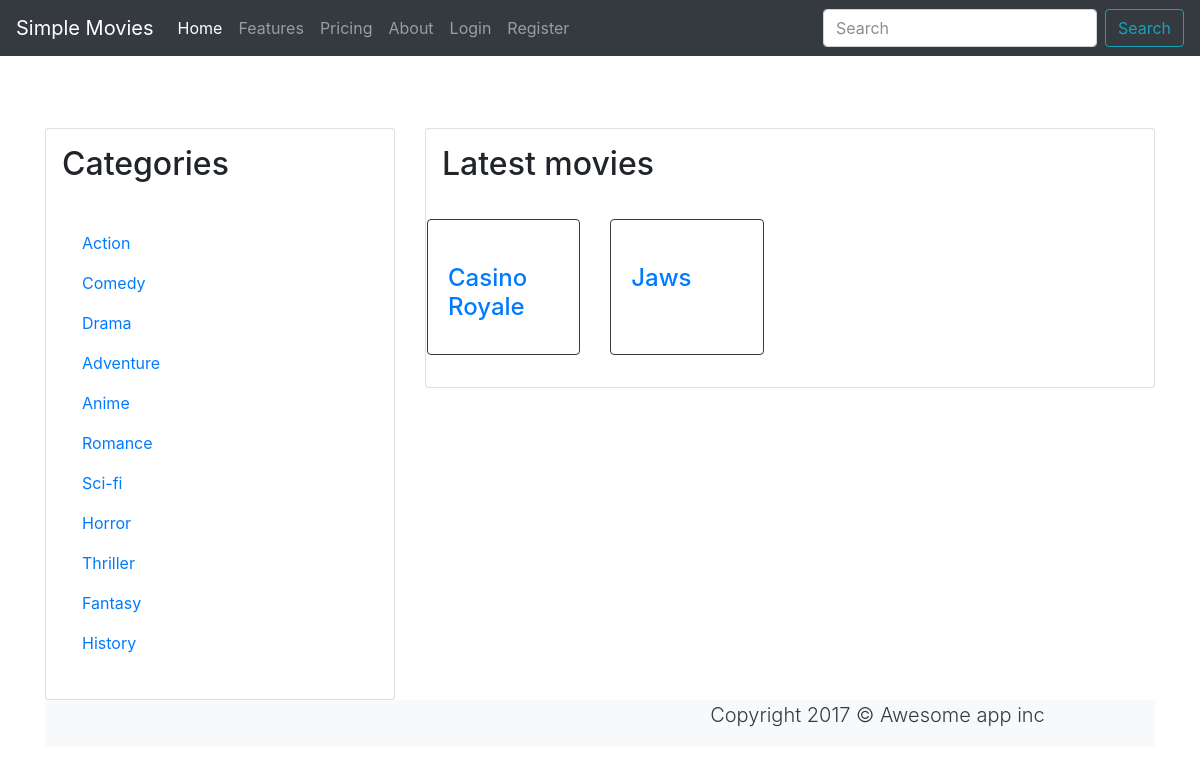
/movies.php?id=4, run on the app's committed database.
### tables this page shows
CREATE TABLE `zanr` (
  `id_zanr` int(11) NOT NULL,
  `nimetus` varchar(30) NOT NULL,
  `kirjeldus` text NOT NULL
);

CREATE TABLE `film` (
  `id_film` int(11) NOT NULL,
  `aasta` int(4) NOT NULL,
  `poster_link` text NOT NULL,
  `pealkiri` varchar(50) NOT NULL,
  `riik` varchar(30) NOT NULL,
  `rating` varchar(50) NOT NULL DEFAULT '0',
  `zanr_id` int(11) NOT NULL,
  `trailer_link` text NOT NULL,
  `pikkus` int(3) NOT NULL,
  `kirjeldus` text NOT NULL
);

### config.php (called while the page is built, shortened)
<?php
  $dbhost  = 'localhost';
  $dbname  = 'filmid';
  $dbuser  = 'root';
  $dbpass  = 'usbw';
  $connection = new mysqli($dbhost, $dbuser, $dbpass, $dbname);
  function queryMysql($query)
  {
    global $connection;
    $result = $connection->query($query);
    return $result;
  }
?>

### movies.php (the view, shortened to what this page needs)
<?php include_once "header.php"; ?>
<div class="container my-2">
  <div class="row">
    <div class="col-lg-12">
    </div>
  </div>
</div>
<div class="container my-2 mt-5">
  <div class="row mt-4">
    <div class="col-lg-4 mt-5">
<?php require_once('categories.php'); ?>
    </div>
    <div class="col-lg-8 ">
    <div class="card p-3 mt-5">
      <div class="card-title"><h2>Latest movies</h2></div>
    <div class="card-deck my-2">
<?php
  $id=$_GET['id'];
  $result=queryMysql('SELECT * from film where zanr_id='.$id);
  if($result->num_rows){
      echo '<div class="card-deck my-2">';
    foreach($result as $row){
    echo '<div class="card border-dark">
          <a href="movie.php?id='.$row['id_film'].'">
              <img src="'.$row['poster_link'].'" alt="" class="card-img-top img-fluid">
          </a>
              <div class="card-body">
                <a href="movie.php?id='.$row['id_film'].'">
                  <h4 class="card-title">'.$row['pealkiri'].'</h4>
                  </a>
              </div>
          </div>';
  }
  echo '</div>';
}else{
  echo '0 results';
}
?>
      </div>
    </div>
  </div>
</div>
<?php
	include_once "footer.php";
?>

### categories.php (shortened to what this page needs)
<div class="card p-3">
        <div class="card-title"><h2>Categories</h2></div>
        <div class="card-body">
          <ul class="navbar-nav">
          <?php
            $result=queryMysql('SELECT * from zanr');
            if($result->num_rows){
            foreach($result as $row){
              echo '<li class="nav-item">
                <a href="movies.php?id='.$row['id_zanr'].'" class="nav-link">'.$row['nimetus'].'</a>
          </li>';
            }
          }else{
            echo '0 results';
          }
          ?>
          </ul>
        </div>
      </div>

### data on the page
zanr: nimetus "Action"
zanr: nimetus "Comedy"
zanr: nimetus "Drama"
zanr: nimetus "Adventure"
zanr: nimetus "Anime"
zanr: nimetus "Romance"
zanr: nimetus "Sci-fi"
zanr: nimetus "Horror"
zanr: nimetus "Thriller"
zanr: nimetus "Fantasy"
zanr: nimetus "History"
film: pealkiri "Casino Royale"
film: pealkiri "Jaws"
